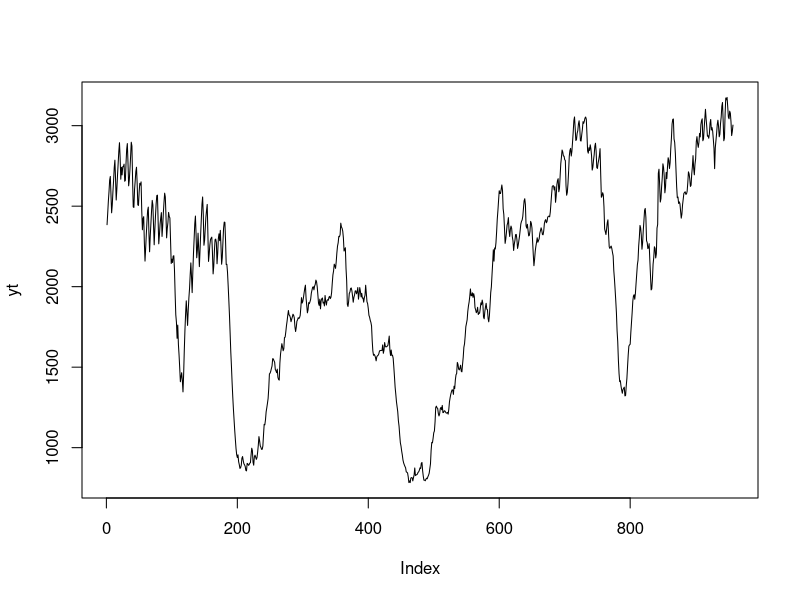

Reproduce this figure in R.
library(forecast)

data <- read.csv("data/daily-activity-by-postcode.csv")

#function to smooth data
smooth_data <- function(data,alpha,starting_value){
  
  #define parameters
  aa <- alpha
  l0 <- starting_value
  
  #initiate vector to store smoothed data
  smoothed_data <- numeric(length(data))
  
  #loop through the data and perform exponential smoothing
  for (i in 1:length(smoothed_data)) {
    smoothed_data[i] <- aa * data[i] + (1 - aa) * l0
    l0 <- smoothed_data[i]
  }
  return(smoothed_data)
}

#define the dates for which we are fitting the holt-winters forecast
dates <- data$Date
start_date_index <- which(data$Date == '2019-09-01')
end_date_index <- length(data$Date)

#prepare all the vectors for the model
wc1 <- smooth_data(data$WC1,0.1,1250)[start_date_index:end_date_index]
wc2 <- smooth_data(data$WC2,0.1,1250)[start_date_index:end_date_index]
ec1 <- smooth_data(data$EC1,0.1,1250)[start_date_index:end_date_index]
ec2 <- smooth_data(data$EC2,0.1,1250)[start_date_index:end_date_index]
ec3 <- smooth_data(data$EC3,0.1,1250)[start_date_index:end_date_index]
ec4 <- smooth_data(data$EC4,0.1,1250)[start_date_index:end_date_index]

#function that takes array and model parameters for Holt-Winters additive model
yt <- wc1

m  <- 125
aa <- 0.2
bb <- 0.1
gg <- 0.1
ti <- 1500
lv <- 200
bv <- 0
sv <- rep(0,m+125)

for (i in 1:m) {
  lv[i+1] <- aa*yt[i] + (1-aa)*(lv[i]+bv[i]) 
  bv[i+1] <- bb*(lv[i+1]-lv[i]) + (1-bb)*bv[i] 
}

for (i in (m+1):ti) {
  lv[i+1] <- aa*(yt[i]-sv[i+1-m]) + (1-aa)*(lv[i]+bv[i]) 
  bv[i+1] <- bb*(lv[i+1]-lv[i]) + (1-bb)*bv[i] 
  sv[i+1] <- gg*(yt[i]-lv[i]-bv[i]) + (1-gg)*sv[i+1-m]
}

kk <- seq(1,125,1)
ik <- floor((kk-1)/m)
yf <- lv[i+1] + bv[i+1] * kk + sv[i+1+kk-m*(ik+1)]

plot(yt, type = 'l')

